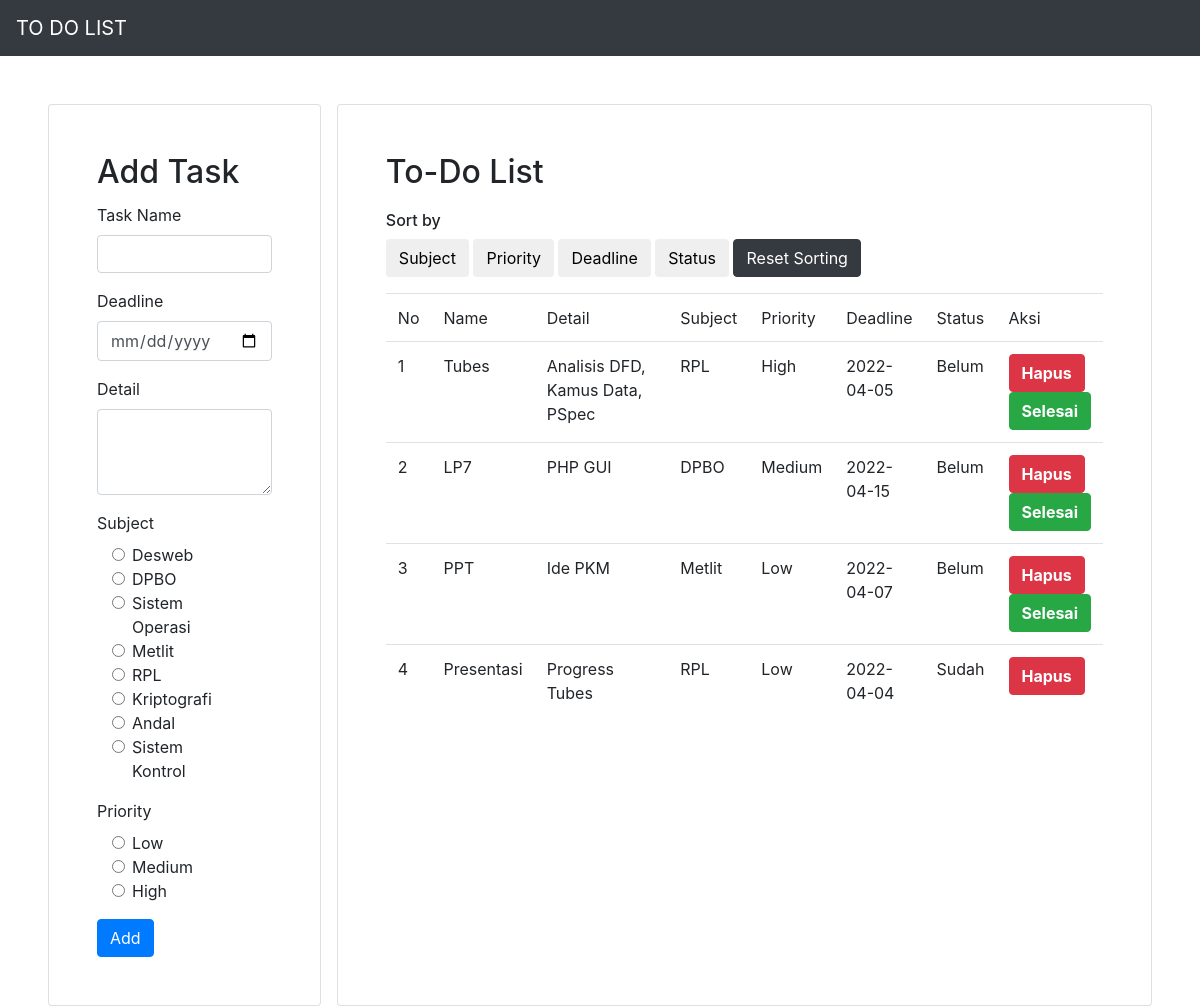
The page / on the database its author committed.
### tables this page shows
CREATE TABLE `tb_to_do` (
  `id` int(10) NOT NULL,
  `name_td` varchar(255) NOT NULL,
  `details_td` text NOT NULL,
  `subject_td` varchar(255) NOT NULL,
  `priority_td` varchar(255) NOT NULL,
  `deadline_td` date NOT NULL,
  `status_td` varchar(255) NOT NULL
);

### conf.php (called while the page is built)
<?php
$db_host = "localhost";
$db_user = "root";
$db_password = "";
$db_name = "db_task";
?>

### DB.php (called while the page is built, shortened)
<?php
class DB{
	var $db_host = '';
	var $db_user = '';
	var $db_password = '';
	var $db_name = '';
	var $db_link = '';
	var $result = 0;
	function DB($db_host='', $db_user='', $db_password='', $db_name=''){
		$this->db_host = $db_host;
		$this->db_user = $db_user;
		$this->db_password = $db_password;
		$this->db_name = $db_name;
	}
	function open(){
		$this->db_link = mysqli_connect($this->db_host, $this->db_user, $this->db_password, $this->db_name);
	}
	function execute($query=""){
		$this->result = mysqli_query($this->db_link, $query);
		return $this->result;
	}
	function getResult(){
		return mysqli_fetch_array($this->result);
	}
}
?>

### Task.php (called while the page is built, shortened)
<?php
class Task extends DB{
	function getTask(){
		$query = "SELECT * FROM tb_to_do";
		return $this->execute($query);
	}
}
?>

### index.php (the view, shortened to what this page needs)
<?php
include("conf.php");
include("DB.php");
include("Task.php");
include("Template.php");
$otask = new Task($db_host, $db_user, $db_password, $db_name);
$otask->open();
$otask->getTask();
$data = null;
$no = 1;
while (list($id, $tname, $tdetails, $tsubject, $tpriority, $tdeadline, $tstatus) = $otask->getResult()) {
	if($tstatus == "Sudah"){
		$data .= "<tr>
		<td>" . $no . "</td>
		<td>" . $tname . "</td>
		<td>" . $tdetails . "</td>
		<td>" . $tsubject . "</td>
		<td>" . $tpriority . "</td>
		<td>" . $tdeadline . "</td>
		<td>" . $tstatus . "</td>
		<td>
		<button class='btn btn-danger'><a href='index.php?id_delete=" . $id . "' style='color: white; font-weight: bold;'>Hapus</a></button>
		</td>
		</tr>";
		$no++;
	}
	else{
		$data .= "<tr>
		<td>" . $no . "</td>
		<td>" . $tname . "</td>
		<td>" . $tdetails . "</td>
		<td>" . $tsubject . "</td>
		<td>" . $tpriority . "</td>
		<td>" . $tdeadline . "</td>
		<td>" . $tstatus . "</td>
		<td>
		<button class='btn btn-danger'><a href='index.php?id_delete=" . $id . "' style='color: white; font-weight: bold;'>Hapus</a></button>
		<button class='btn btn-success' ><a href='index.php?id_status=" . $id .  "' style='color: white; font-weight: bold;'>Selesai</a></button>
		</td>
		</tr>";
		$no++;
	}
}

### Template.php (shortened to what this page needs)
<?php
class Template{
	var $content = '';
	function Template($filename = ''){
		$this->content = implode('', @file($filename));
	}
	function clear(){
		$this->content = preg_replace("/DATA_[A-Z|_|0-9]+/", "", $this->content);
	}
	function write(){
		print $this->content;
	}
	function replace($old = '', $new = ''){
		if(is_int($new)){
			$value = sprintf("%d", $new);
		}elseif(is_float($new)){
			$value = sprintf("%f", $new);
		}elseif(is_array($new)){
			$value = '';
			foreach( $new as $item){
				$value .= $item. '';
			}
		}else{
			$value = $new;
		}
		$this->content = preg_replace("/$old/",  $value, $this->content);
	}
}
 ?>

### rows shown on the page
tb_to_do: name_td "Tubes", details_td "Analisis DFD, Kamus Data, PSpec", subject_td "RPL", priority_td "High", deadline_td "2022-04-05", status_td "Belum"
tb_to_do: name_td "LP7", details_td "PHP GUI", subject_td "DPBO", priority_td "Medium", deadline_td "2022-04-15", status_td "Belum"
tb_to_do: name_td "PPT", details_td "Ide PKM", subject_td "Metlit", priority_td "Low", deadline_td "2022-04-07", status_td "Belum"
tb_to_do: name_td "Presentasi", details_td "Progress Tubes", subject_td "RPL", priority_td "Low", deadline_td "2022-04-04", status_td "Sudah"
